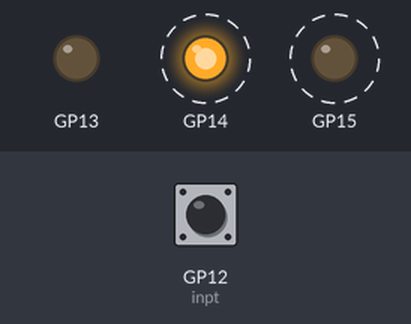
Bench run of a program on a simulated Raspberry Pi Pico running MicroPython. Shown: output pins drawn as LEDs (lit = HIGH). Dashed ring = blinking. The test bench sets the inputs (shaded band); at power-on: GP12 (inpt) LOW.

Above: at 1.25 s.
1.3 s: GP12 (inpt) pulled HIGH for 0.25 s
At 1.45 s:
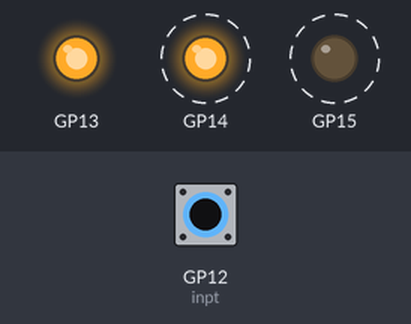
4.3 s: GP12 (inpt) pulled HIGH for 3.2 s
At 4.55 s:
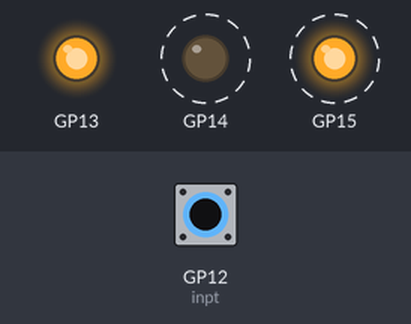
Timing chart, 0 to 15.0 s (numbered marks = the images above; inputs shaded):
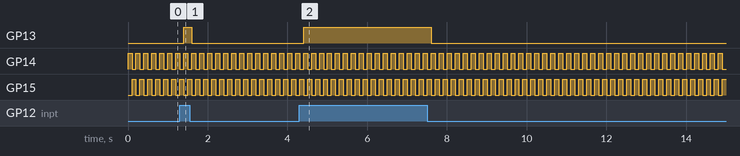

Measured:
- after the input at 1.3 s, GP13: LOW → HIGH after 0.10 s, → LOW 0.20 s later
- after the input at 4.3 s, GP13: LOW → HIGH after 0.10 s, → LOW 3.2 s later
- by itself, GP14, GP15: alternates HIGH for 0.10 s and LOW for 0.10 s

The program:

blink.py
```python
# Import library for everytype variables like random, time and for the circuit
from time import sleep
from machine import Pin

# Principal function to switch the blink of leds
def change(num,t1):
    led[num].value(1)
    sleep(t1)
    led[num].value(0)

# Dictionary for the output in order to choice the led
led={0: Pin(15, Pin.OUT), 1: Pin(14, Pin.OUT), 2: Pin(13, Pin.OUT)}
# Input variable for the push-buttom
inpt = Pin(12, Pin.IN, Pin.PULL_DOWN)

# Initialize the loop for the leds
while True:
    led[2].value(1) if inpt.value() == 1 else led[2].value(0)

    change(1,0.1)
    change(0,0.1)
```
